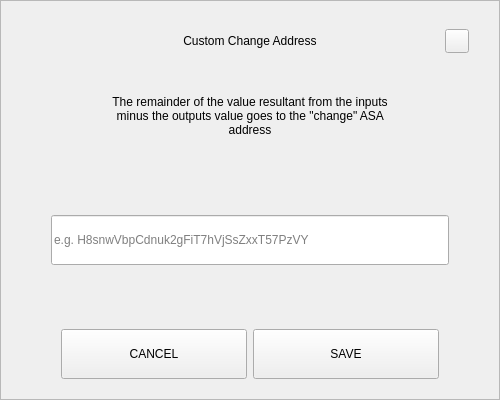
<?xml version="1.0" encoding="UTF-8"?>
<ui version="4.0">
 <class>SendChangeAddressDialog</class>
 <widget class="QDialog" name="SendChangeAddressDialog">
  <property name="geometry">
   <rect>
    <x>0</x>
    <y>0</y>
    <width>500</width>
    <height>400</height>
   </rect>
  </property>
  <property name="windowTitle">
   <string>Dialog</string>
  </property>
  <layout class="QVBoxLayout" name="verticalLayout">
   <property name="spacing">
    <number>0</number>
   </property>
   <property name="leftMargin">
    <number>0</number>
   </property>
   <property name="topMargin">
    <number>0</number>
   </property>
   <property name="rightMargin">
    <number>0</number>
   </property>
   <property name="bottomMargin">
    <number>0</number>
   </property>
   <item>
    <widget class="QFrame" name="frame">
     <property name="styleSheet">
      <string notr="true"/>
     </property>
     <property name="frameShape">
      <enum>QFrame::StyledPanel</enum>
     </property>
     <property name="frameShadow">
      <enum>QFrame::Raised</enum>
     </property>
     <layout class="QVBoxLayout" name="verticalLayout_2" stretch="0,0,0,0,0,0,0">
      <property name="spacing">
       <number>0</number>
      </property>
      <property name="leftMargin">
       <number>30</number>
      </property>
      <property name="topMargin">
       <number>20</number>
      </property>
      <property name="rightMargin">
       <number>30</number>
      </property>
      <property name="bottomMargin">
       <number>20</number>
      </property>
      <item>
       <layout class="QHBoxLayout" name="horizontalLayout_3">
        <property name="spacing">
         <number>0</number>
        </property>
        <item>
         <spacer name="horizontalSpacer_2">
          <property name="orientation">
           <enum>Qt::Horizontal</enum>
          </property>
          <property name="sizeHint" stdset="0">
           <size>
            <width>40</width>
            <height>20</height>
           </size>
          </property>
         </spacer>
        </item>
        <item>
         <widget class="QLabel" name="labelTitle">
          <property name="minimumSize">
           <size>
            <width>0</width>
            <height>40</height>
           </size>
          </property>
          <property name="maximumSize">
           <size>
            <width>16777215</width>
            <height>40</height>
           </size>
          </property>
          <property name="styleSheet">
           <string notr="true">padding-left:24px;</string>
          </property>
          <property name="text">
           <string>Custom Change Address</string>
          </property>
          <property name="alignment">
           <set>Qt::AlignCenter</set>
          </property>
          <property name="margin">
           <number>7</number>
          </property>
         </widget>
        </item>
        <item>
         <spacer name="horizontalSpacer">
          <property name="orientation">
           <enum>Qt::Horizontal</enum>
          </property>
          <property name="sizeHint" stdset="0">
           <size>
            <width>40</width>
            <height>20</height>
           </size>
          </property>
         </spacer>
        </item>
        <item>
         <widget class="QPushButton" name="btnEsc">
          <property name="minimumSize">
           <size>
            <width>24</width>
            <height>24</height>
           </size>
          </property>
          <property name="maximumSize">
           <size>
            <width>24</width>
            <height>24</height>
           </size>
          </property>
          <property name="focusPolicy">
           <enum>Qt::NoFocus</enum>
          </property>
          <property name="text">
           <string/>
          </property>
         </widget>
        </item>
       </layout>
      </item>
      <item>
       <spacer name="verticalSpacer_2">
        <property name="orientation">
         <enum>Qt::Vertical</enum>
        </property>
        <property name="sizeType">
         <enum>QSizePolicy::Fixed</enum>
        </property>
        <property name="sizeHint" stdset="0">
         <size>
          <width>20</width>
          <height>20</height>
         </size>
        </property>
       </spacer>
      </item>
      <item alignment="Qt::AlignHCenter">
       <widget class="QLabel" name="labelMessage">
        <property name="minimumSize">
         <size>
          <width>0</width>
          <height>70</height>
         </size>
        </property>
        <property name="text">
         <string>The remainder of the value resultant from the inputs minus the outputs value goes to the &quot;change&quot; ASA address</string>
        </property>
        <property name="alignment">
         <set>Qt::AlignCenter</set>
        </property>
        <property name="wordWrap">
         <bool>true</bool>
        </property>
       </widget>
      </item>
      <item>
       <spacer name="verticalSpacer_3">
        <property name="orientation">
         <enum>Qt::Vertical</enum>
        </property>
        <property name="sizeHint" stdset="0">
         <size>
          <width>20</width>
          <height>40</height>
         </size>
        </property>
       </spacer>
      </item>
      <item>
       <layout class="QHBoxLayout" name="horizontalLayout_2">
        <property name="spacing">
         <number>0</number>
        </property>
        <property name="leftMargin">
         <number>20</number>
        </property>
        <property name="rightMargin">
         <number>20</number>
        </property>
        <item>
         <widget class="QLineEdit" name="lineEditAddress">
          <property name="minimumSize">
           <size>
            <width>0</width>
            <height>50</height>
           </size>
          </property>
          <property name="placeholderText">
           <string notr="true">e.g. H8snwVbpCdnuk2gFiT7hVjSsZxxT57PzVY</string>
          </property>
         </widget>
        </item>
       </layout>
      </item>
      <item>
       <spacer name="verticalSpacer">
        <property name="orientation">
         <enum>Qt::Vertical</enum>
        </property>
        <property name="sizeHint" stdset="0">
         <size>
          <width>20</width>
          <height>40</height>
         </size>
        </property>
       </spacer>
      </item>
      <item>
       <layout class="QHBoxLayout" name="horizontalLayout" stretch="2,2">
        <property name="spacing">
         <number>6</number>
        </property>
        <property name="leftMargin">
         <number>30</number>
        </property>
        <property name="rightMargin">
         <number>30</number>
        </property>
        <item>
         <widget class="QPushButton" name="btnCancel">
          <property name="minimumSize">
           <size>
            <width>180</width>
            <height>50</height>
           </size>
          </property>
          <property name="focusPolicy">
           <enum>Qt::NoFocus</enum>
          </property>
          <property name="text">
           <string>CANCEL</string>
          </property>
         </widget>
        </item>
        <item>
         <widget class="QPushButton" name="btnSave">
          <property name="minimumSize">
           <size>
            <width>180</width>
            <height>50</height>
           </size>
          </property>
          <property name="focusPolicy">
           <enum>Qt::NoFocus</enum>
          </property>
          <property name="text">
           <string>SAVE</string>
          </property>
         </widget>
        </item>
       </layout>
      </item>
     </layout>
    </widget>
   </item>
  </layout>
 </widget>
 <resources/>
 <connections/>
</ui>
